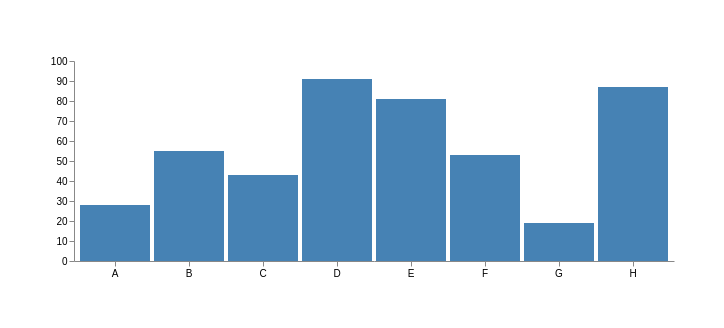

Vega-Lite specification for this chart:
### Vega specification from a JSON file in a GitHub repository (floating-point values rounded to 4 significant figures)
{"$schema": "https://vega.github.io/schema/vega/v5.json", "width": 600, "height": 200, "padding": 50, "data": [{"name": "table", "values": [{"category": "A", "amount": 28}, {"category": "B", "amount": 55}, {"category": "C", "amount": 43}, {"category": "D", "amount": 91}, {"category": "E", "amount": 81}, {"category": "F", "amount": 53}, {"category": "G", "amount": 19}, {"category": "H", "amount": 87}]}], "signals": [{"name": "tooltip", "value": {}, "on": [{"events": "rect:mouseover", "update": "datum"}, {"events": "rect:mouseout", "update": "{}"}]}], "scales": [{"name": "xscale", "type": "band", "domain": {"data": "table", "field": "category"}, "range": "width", "padding": 0.05, "round": true}, {"name": "yscale", "domain": {"data": "table", "field": "amount"}, "nice": true, "range": "height"}], "axes": [{"orient": "bottom", "scale": "xscale"}, {"orient": "left", "scale": "yscale"}], "marks": [{"type": "rect", "from": {"data": "table"}, "encode": {"enter": {"x": {"scale": "xscale", "field": "category"}, "width": {"scale": "xscale", "band": 1}, "y": {"scale": "yscale", "field": "amount"}, "y2": {"scale": "yscale", "value": 0}}, "update": {"fill": {"value": "steelblue"}}, "hover": {"fill": {"value": "red"}}}}, {"type": "text", "encode": {"enter": {"align": {"value": "center"}, "baseline": {"value": "bottom"}, "fill": {"value": "#333"}}, "update": {"x": {"scale": "xscale", "signal": "tooltip.category", "band": 0.5}, "y": {"scale": "yscale", "signal": "tooltip.amount", "offset": -2}, "text": {"signal": "tooltip.amount"}, "fillOpacity": [{"test": "isNaN(tooltip.amount)", "value": 0}, {"value": 1}]}}}]}
